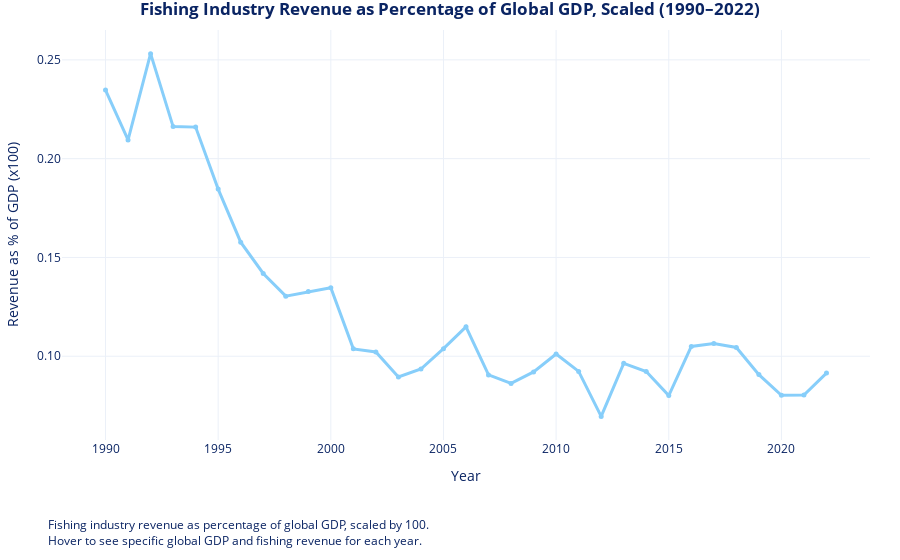

Here is the notebook cell this chart was saved with:
### Code cell
import pandas as pd
import plotly.graph_objects as go

df = pd.read_csv("../data/gdp_and_fishing_revenue.csv")
df = df[df['Year'].between(1990, 2022)].copy()

df["Revenue_pct_GDP"] = ((df["Revenue"] * 100) / df["Total GDP"]) * 100

fig = go.Figure()

fig.add_trace(go.Scatter(
    x=df["Year"],
    y=df["Revenue_pct_GDP"],
    mode="lines+markers",
    line=dict(color="#87cefa", width=3),
    marker=dict(size=5),
    name="Fishing Revenue (% of GDP)",
    hovertemplate=(
        "<b>Year</b>: %{x}<br>"
        "<b>Fishing Revenue/GDP</b>: %{y:.2f}%<br>"
        "<b>Fishing Revenue</b>: $%{customdata[0]:,.0f} billion<br>"
        "<b>Total GDP</b>: $%{customdata[1]:,.0f} trillion<extra></extra>"
    ),
    customdata=df[['Revenue', 'Total GDP']]
))

fig.update_layout(
    title={
        'text': '<b>Fishing Industry Revenue as Percentage of Global GDP, Scaled (1990–2022)</b>',
        'x': 0.5,
        'xanchor': 'center',  
    },
    xaxis_title="Year",
    yaxis_title="Revenue as % of GDP (x100)",
    template="plotly_white",
    hovermode="x unified",
    yaxis_tickformat=".2f",
    margin={'l': 30, 'b': 120, 'r': 30, 't': 30},
    font=dict(color='#0a2463')
)

fig.add_annotation(x=-0.02, y=-0.27,
                   xref="paper", yref="paper",
                   showarrow=False,
                   align='left',
                   xanchor='left', yanchor='bottom',
                   text="Fishing industry revenue as percentage of global GDP, scaled by 100. <br>" + \
                        'Hover to see specific global GDP and fishing revenue for each year.')

fig.update_annotations(
    font=dict(color='#0a2463')
)

fig.show()

### Figure 1 — Plotly figure (JSON) as saved in the notebook; plotly's stock layout.template omitted (floating-point values rounded to 4 significant figures)
{"data": [{"customdata": [[3996000000.0, 170300000000000.0], [3669000000.0, 175200000000000.0], [4724000000.0, 186600000000000.0], [4097000000.0, 189500000000000.0], [4409000000.0, 204200000000000.0], [4224000000.0, 228800000000000.0], [3725000000.0, 236100000000000.0], [3348000000.0, 236000000000000.0], [3078000000.0, 236000000000000.0], [3192000000.0, 240500000000000.0], [3347000000.0, 248500000000000.0], [2570000000.0, 247700000000000.0], [2631000000.0, 257600000000000.0], [2600000000.0, 290500000000000.0], [3086000000.0, 329900000000000.0], [3747000000.0, 361000000000000.0], [4548000000.0, 396000000000000.0], [4103000000.0, 453200000000000.0], [4358000000.0, 505500000000000.0], [4425000000.0, 480600000000000.0], [5393000000.0, 533200000000000.0], [5529000000.0, 598900000000000.0], [4272000000.0, 614200000000000.0], [6135000000.0, 636500000000000.0], [6050000000.0, 655800000000000.0], [4941000000.0, 616900000000000.0], [6565000000.0, 625400000000000.0], [7132000000.0, 670100000000000.0], [7452000000.0, 713400000000000.0], [6570000000.0, 724300000000000.0], [5643000000.0, 703200000000000.0], [6487000000.0, 807200000000000.0], [7684000000.0, 840200000000000.0]], "hovertemplate": "<b>Year</b>: %{x}<br><b>Fishing Revenue/GDP</b>: %{y:.2f}%<br><b>Fishing Revenue</b>: $%{customdata[0]:,.0f} billion<br><b>Total GDP</b>: $%{customdata[1]:,.0f} trillion<extra></extra>", "line": {"color": "#87cefa", "width": 3}, "marker": {"size": 5}, "mode": "lines+markers", "name": "Fishing Revenue (% of GDP)", "type": "scatter", "x": [1990, 1991, 1992, 1993, 1994, 1995, 1996, 1997, 1998, 1999, 2000, 2001, 2002, 2003, 2004, 2005, 2006, 2007, 2008, 2009, 2010, 2011, 2012, 2013, 2014, 2015, 2016, 2017, 2018, 2019, 2020, 2021, 2022], "y": [0.2347, 0.2095, 0.2532, 0.2162, 0.216, 0.1846, 0.1577, 0.1419, 0.1304, 0.1327, 0.1347, 0.1037, 0.1022, 0.08947, 0.09353, 0.1038, 0.1149, 0.09053, 0.08622, 0.09206, 0.1011, 0.09231, 0.06956, 0.09639, 0.09226, 0.08009, 0.105, 0.1064, 0.1045, 0.0907, 0.08025, 0.08036, 0.09145]}], "layout": {"annotations": [{"align": "left", "font": {"color": "#0a2463"}, "showarrow": false, "text": "Fishing industry revenue as percentage of global GDP, scaled by 100. <br>Hover to see specific global GDP and fishing revenue for each year.", "x": -0.02, "xanchor": "left", "xref": "paper", "y": -0.27, "yanchor": "bottom", "yref": "paper"}], "font": {"color": "#0a2463"}, "hovermode": "x unified", "margin": {"b": 120, "l": 30, "r": 30, "t": 30}, "title": {"text": "<b>Fishing Industry Revenue as Percentage of Global GDP, Scaled (1990–2022)</b>", "x": 0.5, "xanchor": "center"}, "xaxis": {"title": {"text": "Year"}}, "yaxis": {"tickformat": ".2f", "title": {"text": "Revenue as % of GDP (x100)"}}}}
